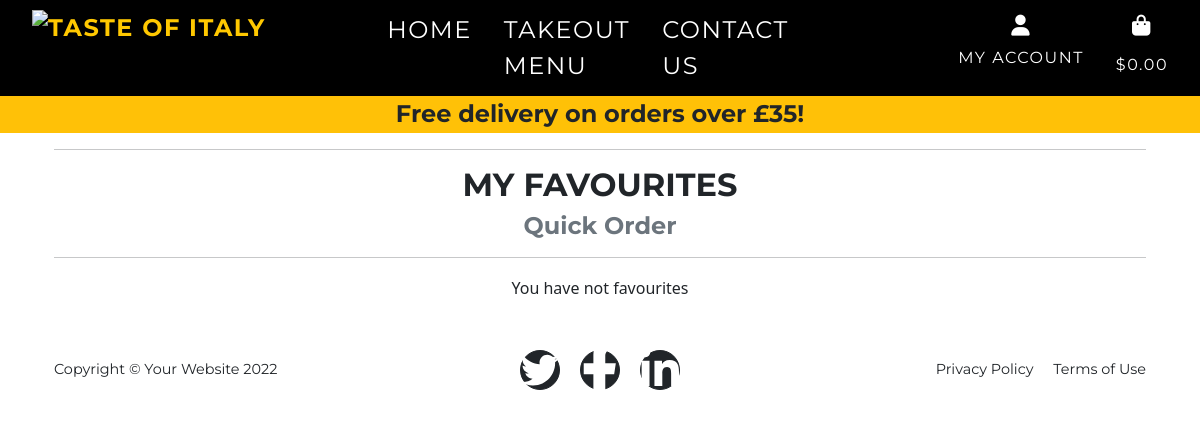
/favourites/ (signed in), run on an earlier commit of the app's database.
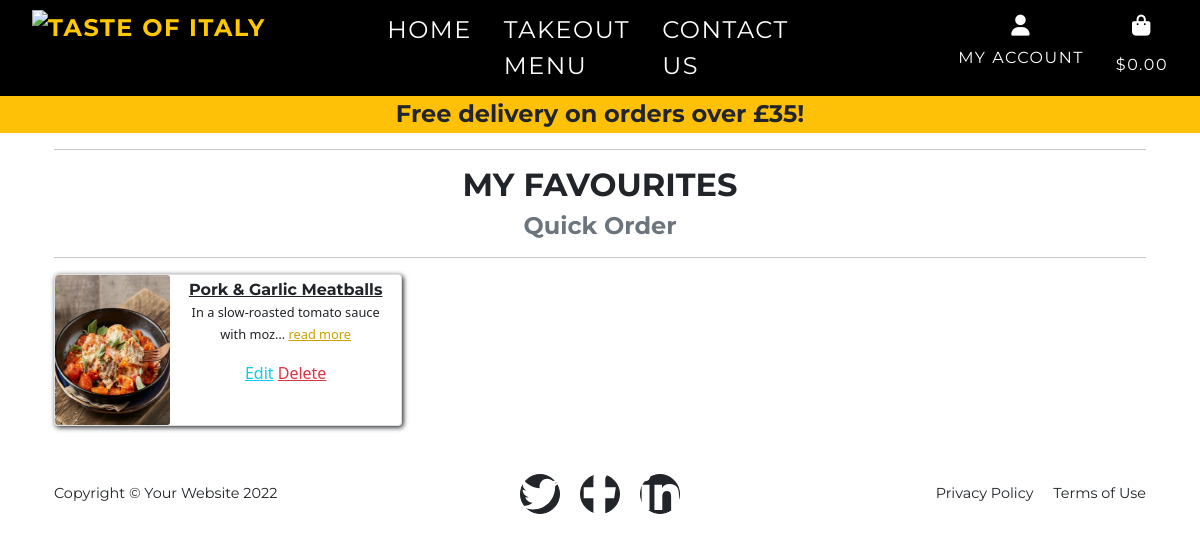
And on a later commit of the database.
### favourites/models.py (models this page shows, shortened)
class Favourite(models.Model):
    user = models.ForeignKey(User, on_delete=models.CASCADE)
    product = models.ForeignKey(FoodProduct, on_delete=models.CASCADE)

### food_products/models.py (models this page shows, shortened)
class FoodProduct(models.Model):
    category = models.ForeignKey(
        'FoodCategory', null=True, blank=True, on_delete=models.SET_NULL)
    name = models.CharField(max_length=254)
    description = models.TextField()
    price = models.DecimalField(max_digits=6, decimal_places=2)
    calories = models.IntegerField(null=True, blank=True)
    image_url = models.URLField(max_length=1024, null=True, blank=True)
    image = models.ImageField(null=True, blank=True)

### favourites/views.py (the view)
# urls.py: path('', views.my_favourites, name='my_favourites'),
@login_required
def my_favourites(request):
    favourites = Favourite.objects.filter(user=request.user)
    context = {
        'favourites': favourites
    }
    return render(request, 'favourites/favourites.html', context)

### bag/context.py (called while the page is built, shortened)
def bag_contents(request):
    bag_items = []
    total = 0
    product_count = 0
    bag = request.session.get('bag', {})
    if total < settings.FREE_DELIVERY_THRESHOLD:
        delivery = total * Decimal(settings.STANDARD_DELIVERY_PERCENTAGE / 100)
        free_delivery_delta = settings.FREE_DELIVERY_THRESHOLD - total
    else:
        delivery = 0
        free_delivery_delta = 0
    grand_total = delivery + total
    context = {
        'bag_items': bag_items,
        'total': total,
        'product_count': product_count,
        'delivery': delivery,
        'free_delivery_delta': free_delivery_delta,
        'free_delivery_threshold': settings.FREE_DELIVERY_THRESHOLD,
        'grand_total': grand_total,
    }
    return context

### favourites/templates/favourites/favourites.html (shortened to what this page needs)
{% extends "base.html" %}
{% load static %}
{% block content %}
<div class="container mb-2 text-center">
    <div class="row">
        <div class="col">
            <hr>
            <h2 class="section-heading text-uppercase">My Favourites</h2>
            <h4 class="section-subheading text-muted">Quick Order</h4>
            <hr>
        </div>
    </div>
    <div class="row">
        {% if favourites %}
        {% for favourite in favourites %}
        <div class="col-md-4">
            <div class="card mb-3" style="max-width: 540px;">
                <div class="row g-0">
                    <div class="col-md-4">
                        {% if favourite.product.image %}
                        <img src="{{favourite.product.image.url}}" class="card-img rounded-start" alt="{{favourite.product.name}}">
                        {% else %}
                        <img src="{{ MEDIA_URL}}noimage.png" class="card-img rounded-start" alt="{{favourite.product.name}}">
                        {% endif %}
                    </div>
                    <div class="col-md-8">
                        <div class="card-body">
                            <h5 class="card-title">{{favourite.product.name}}</h5>
                            <p class="card-text">
                                {{favourite.product.description|truncatechars:40}}{% if favourite.product.description|length > 40 %}
                                <span class="text-muted"><a href="#exampleModal{{favourite.product.id}}" class="read-more"
                                        data-bs-toggle="modal" data-bs-target="#exampleModal{{favourite.product.id}}">
                                        read more
                                    </a></span>
                                {% endif %}</p>
                            <a class="text-info" href="">Edit</a>
                            <a class="text-danger" href="{% url 'delete_favourites' favourite.id %}">Delete</a>
                        </div>
                    </div>
                </div>
            </div>
        </div>
        {% endfor %}
        {% else %}
        <p>You have not favourites</p>
        {% endif %}
    </div>
</div>
{% endblock %}

### templates/base.html (shortened to what this page needs)
{% load static %}
<!doctype html>
<html lang="en">
<head>
    {% block corecss %}
    <link href="https://cdn.jsdelivr.net/npm/bootstrap@5.3.0-alpha1/dist/css/bootstrap.min.css" rel="stylesheet"
>
    <link rel="stylesheet" href="{% static 'css/base.css' %}">
    {% endblock %}
</head>
<body id="page-top" data-new-gr-c-s-check-loaded="8.904.0" data-gr-ext-installed="">
    <header>
        <nav class="navbar navbar-expand-lg navbar-dark" id="mainNav">
            <div class="row w-100">
                <div class="col py-2">
                    <a class="navbar-brand" href="{% url 'home' %}"><img
                            src="https://taste-of-italy.s3.eu-west-2.amazonaws.com/media/tasteofitaly.png"
                            alt="Taste of Italy"></a>
                </div>
                <div class="col d-flex">
                    <div class="collapse navbar-collapse" id="navbarResponsive">
                        <ul class="navbar-nav text-uppercase ms-auto py-4 py-lg-0">
                            <li class="nav-item"><a class="nav-link" href="{% url 'home' %}">Home</a></li>
                            <li class="nav-item"><a class="nav-link" href="{% url 'menu' %}">Takeout Menu</a></li>
                            <li class="nav-item"><a class="nav-link" href="">Contact Us</a></li>
                        </ul>
                    </div>
                </div>
                <div class="col d-flex align-items-end">
                    <ul class="navbar-nav text-uppercase ms-auto py-4 py-lg-0">
                        <li class="nav-item dropdown">
                            <a class="nav-link" href="#" id="user-options" data-toggle="dropdown" aria-haspopup="true"
                                aria-expanded="false">
                                <div class="text-center">
                                    <div><i class="fas fa-user fa-sm"></i></div>
                                    <p class="fs-6">My Account</p>
                                </div>
                            </a>
                        </li>
                        <li class="nav-item">
                            <a class="{% if grand_total %}text-warning font-weight-bold{% else %}text-white{% endif %} nav-link"
                                href="{% url 'view_bag' %}">
                                <div class="text-center">
                                    <div><i class="fas fa-shopping-bag fa-sm"></i></div>
                                    <small class="fs-6">
                                        {% if grand_total %}
                                        ${{ grand_total|floatformat:2 }}
                                        {% else %}
                                        $0.00
                                        {% endif %}
                                    </small>
                                </div>
                            </a>
                        </li>
                    </ul>
                </div>
            </div>
        </nav>
        <div id="delivery-banner" class="row text-center">
            <div class="col del-banner">
                <h4 class="my-1 section-subheading">Free delivery on orders over £{{ free_delivery_threshold }}!</h4>
            </div>
        </div>
    </header>
    {% block content %}
    {% endblock %}
    <footer class="footer py-4 container-fluid">
        <div class="container">
            <div class="row align-items-center">
                <div class="col-lg-4 text-lg-start">Copyright © Your Website 2022</div>
                <div class="col-lg-4 my-3 my-lg-0">
                    <a class="btn btn-dark btn-social mx-2" href="#!" aria-label="Twitter"></a>
                    <a class="btn btn-dark btn-social mx-2" href="#!" aria-label="Facebook"></a>
                    <a class="btn btn-dark btn-social mx-2" href="#!" aria-label="LinkedIn"></a>
                </div>
                <div class="col-lg-4 text-lg-end">
                    <a class="link-dark text-decoration-none me-3" href="#!">Privacy Policy</a>
                    <a class="link-dark text-decoration-none" href="#!">Terms of Use</a>
                </div>
            </div>
        </div>
    </footer>
</body>
</html>

What changed in the data, as far as the page shows it:
added Favourite: product.image (picture), product.name "Pork & Garlic Meatballs", product.description "In a slow-roasted tomato sauce with moz…"
Also different on the page:
text no longer shown: "You have not favourites"
